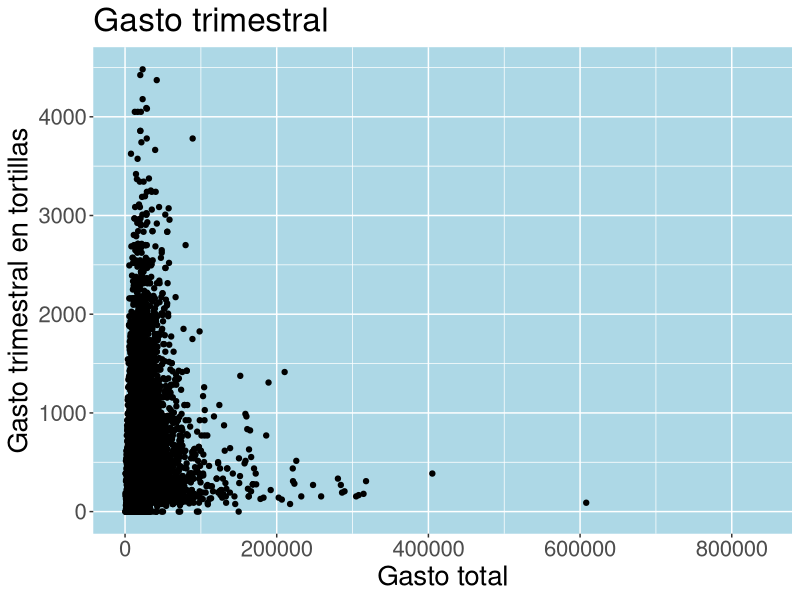
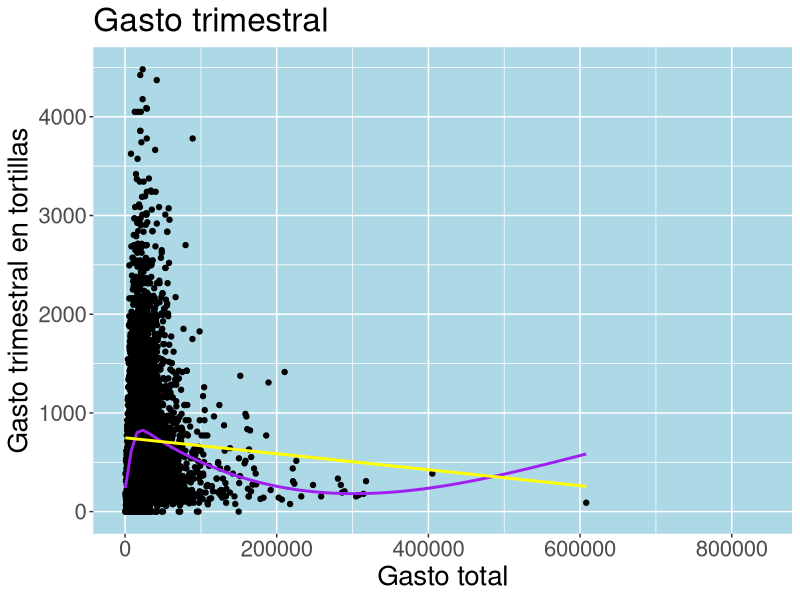
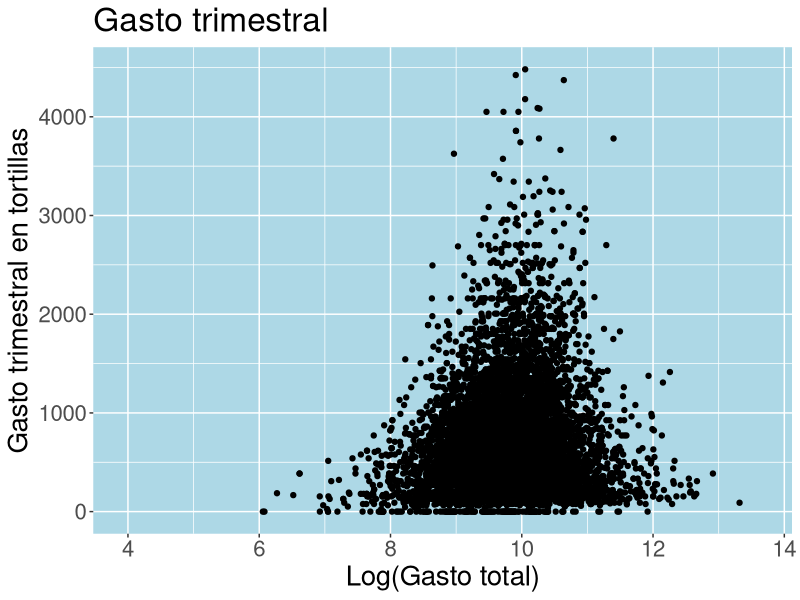
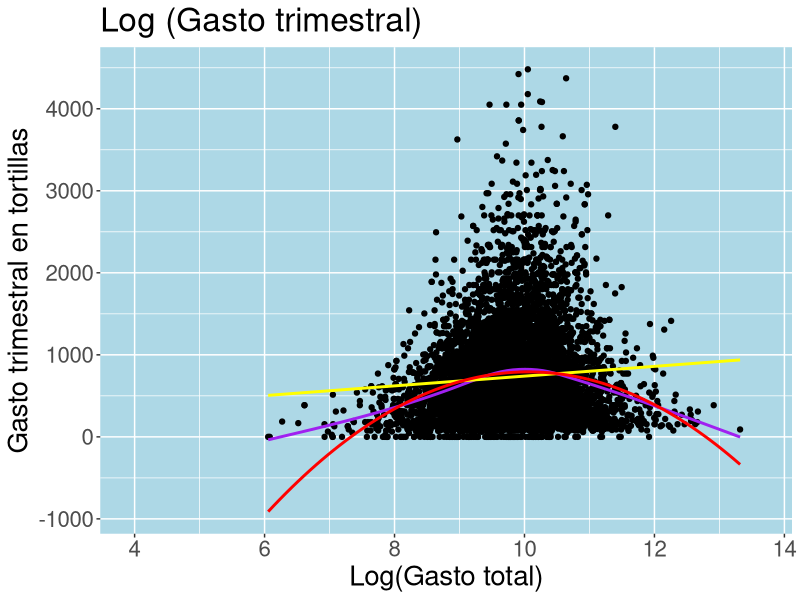
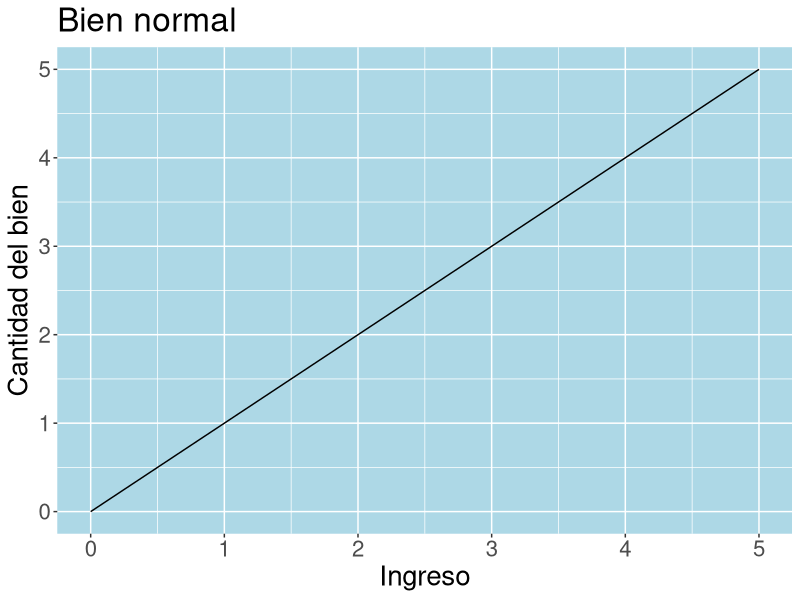
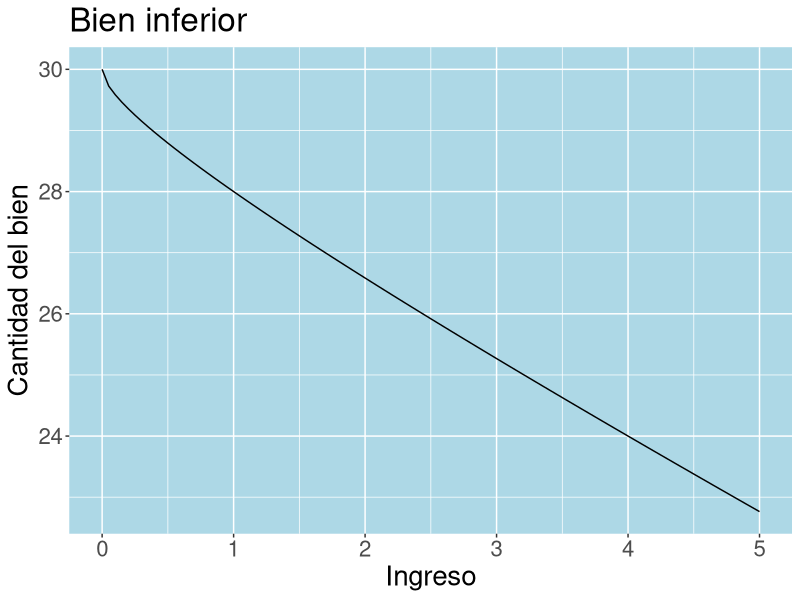
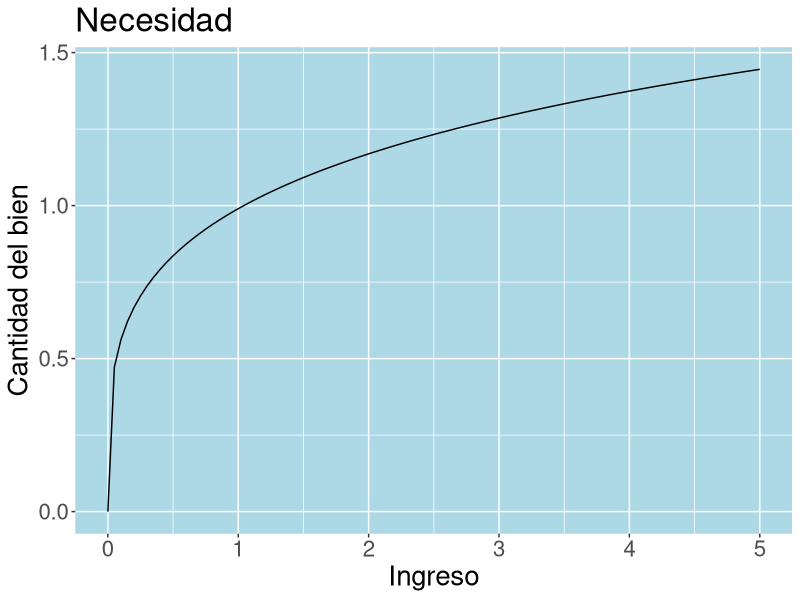
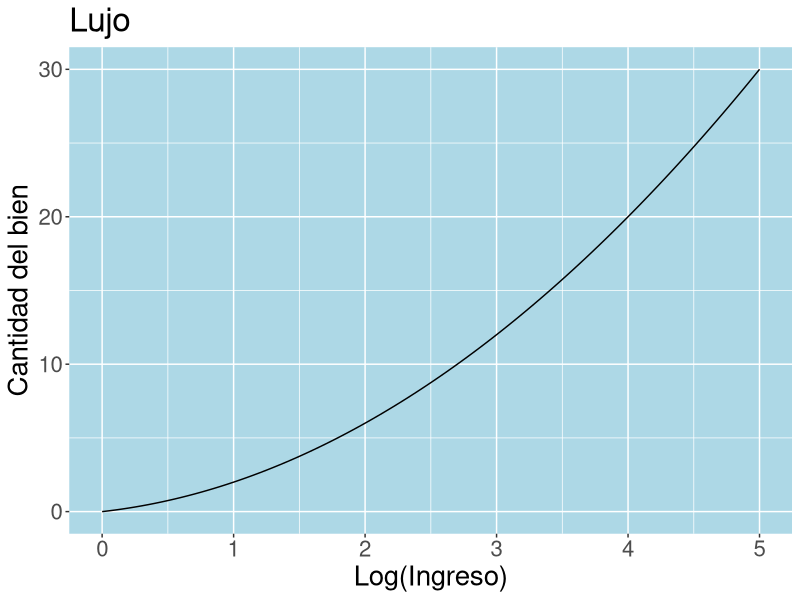

Source code (R) for these figures, in order:
## ---- chunk 1
knitr::opts_chunk$set(echo = FALSE)
options(scipen = 999)
## ---- chunk 2
library(ggplot2)
library(readr)
library(dplyr)
randomness<-read.csv("random.csv")
ggplot(randomness, aes(gasto_total_trimestral,tortilla))+geom_point() +  labs(y="Gasto trimestral en tortillas", x = "Gasto total")+ ggtitle("Gasto trimestral")+ theme(text = element_text(size=20), panel.background = element_rect(fill = "lightblue")) 

## ---- chunk 3
ggplot(randomness, aes(gasto_total_trimestral,tortilla))+geom_point() +  labs(y="Gasto trimestral en tortillas", x = "Gasto total")+ ggtitle("Gasto trimestral")+ theme(text = element_text(size=20), panel.background = element_rect(fill = "lightblue")) +geom_smooth(color="purple",se=F)+stat_smooth(aes(y = tortilla),method = "lm", size = 1,color = "yellow", se=F)
## ---- chunk 4
ggplot(randomness, aes(log(gasto_total_trimestral),tortilla))+geom_point()  +  labs(y="Gasto trimestral en tortillas", x = "Log(Gasto total)")+ ggtitle("Gasto trimestral")+ theme(text = element_text(size=20), panel.background = element_rect(fill = "lightblue")) 

## ---- chunk 5
ggplot(randomness, aes(log(gasto_total_trimestral),tortilla))+geom_point()  +  labs(y="Gasto trimestral en tortillas", x = "Log(Gasto total)")+ ggtitle("Log (Gasto trimestral)")+ theme(text = element_text(size=20), panel.background = element_rect(fill = "lightblue")) + geom_smooth(color="purple",se=F)+
  stat_smooth(aes(y = tortilla),method = "lm", size = 1,color = "yellow",se=F) +
  stat_smooth(aes(y = tortilla),method = "lm", formula = y ~ x + I(x^2), size = 1, color = "red",se=F)


## ---- chunk 6
library(ggplot2)
fun.1 <- function(x) x
fun.2 <- function(x) -x^(1/2) - x+30

ggplot(data = data.frame(x = 0), mapping = aes(x = x))+ stat_function(fun = fun.1) + xlim(0,5)+ labs(y="Cantidad del bien", x = "Ingreso")+ ggtitle("Bien normal")+ theme(text = element_text(size=20), panel.background = element_rect(fill = "lightblue"))

ggplot(data = data.frame(x = 0), mapping = aes(x = x))+ stat_function(fun = fun.2) + xlim(0,5)+ labs(y="Cantidad del bien", x = "Ingreso")+ ggtitle("Bien inferior")+ theme(text = element_text(size=20), panel.background = element_rect(fill = "lightblue"))


## ---- chunk 7

fun.3 <- function(x) x^(1/4) - .01*x
fun.4 <- function(x)  x^2 + x

ggplot(data = data.frame(x = 0), mapping = aes(x = x))+ stat_function(fun = fun.3) + xlim(0,5)+ labs(y="Cantidad del bien", x = "Ingreso")+ ggtitle("Necesidad")+ theme(text = element_text(size=20), panel.background = element_rect(fill = "lightblue"))

ggplot(data = data.frame(x = 0), mapping = aes(x = x))+ stat_function(fun = fun.4) + xlim(0,5)+ labs(y="Cantidad del bien", x = "Log(Ingreso)")+ ggtitle("Lujo")+ theme(text = element_text(size=20), panel.background = element_rect(fill = "lightblue"))


## ---- chunk 8
fun.5 <- function(x)  .1*x

ggplot(data = data.frame(x = 0), mapping = aes(x = x))+ stat_function(fun = fun.5) + xlim(0,5)+ labs(y="Proporción de gasto del bien", x = "Log(Ingreso)")+ ggtitle("Curva de engel")+ theme(text = element_text(size=20), panel.background = element_rect(fill = "lightblue"))


## ---- chunk 9
ggplot(randomness, aes(log(gasto_total_trimestral),proporcion_tortilla))+geom_point() +  labs(y="% Gasto trimestral en tortillas", x = "Log(Gasto total)")+ ggtitle("PIGLOG")+ theme(text = element_text(size=20), panel.background = element_rect(fill = "lightblue"))+ geom_smooth(color="purple",se=F)+
  stat_smooth(aes(y = proporcion_tortilla),method = "lm", size = 1,color = "yellow",se=F) +
  stat_smooth(aes(y = proporcion_tortilla),method = "lm", formula = y ~ x + I(x^2), size = 1, color = "red",se=F)


